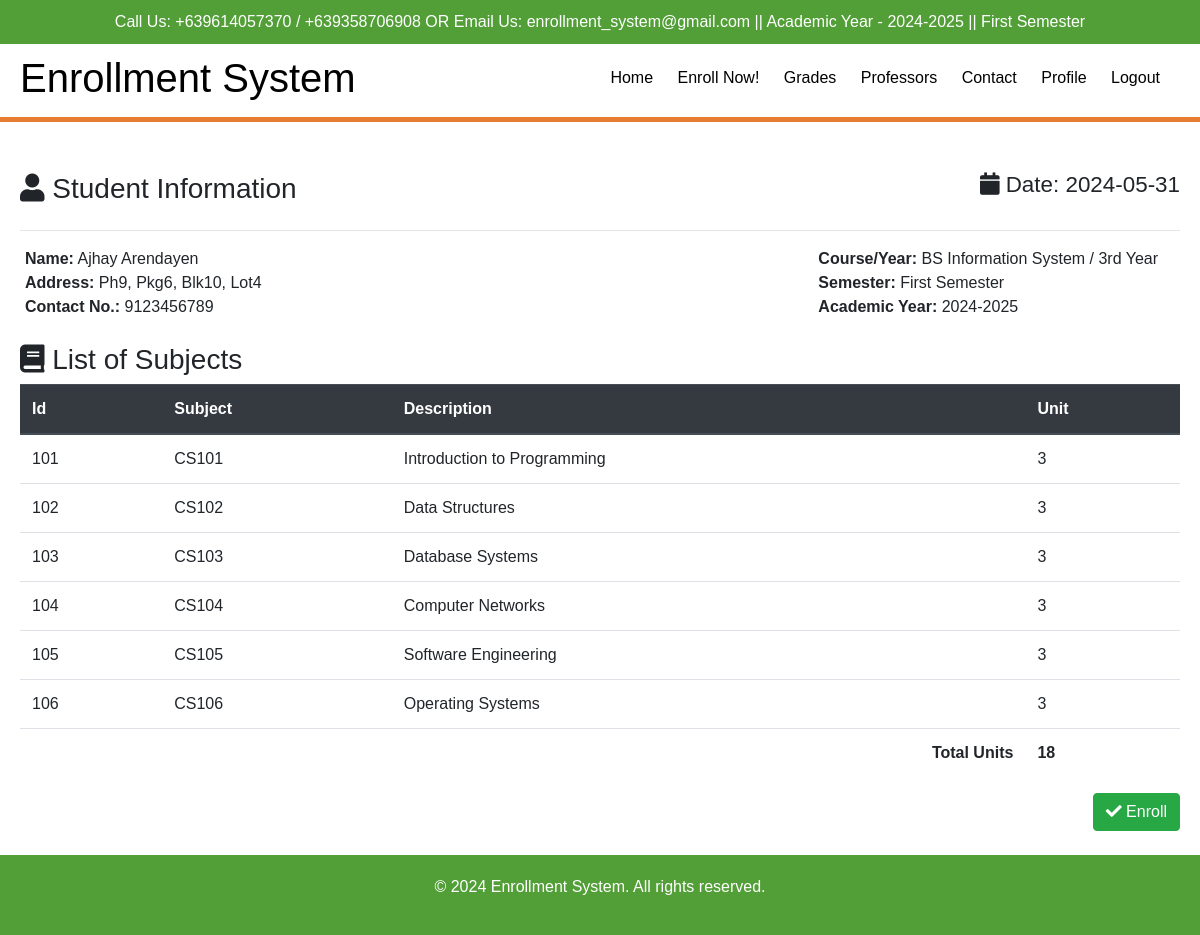
The page /student/enrollnow.php (signed in) on the database as committed earlier.
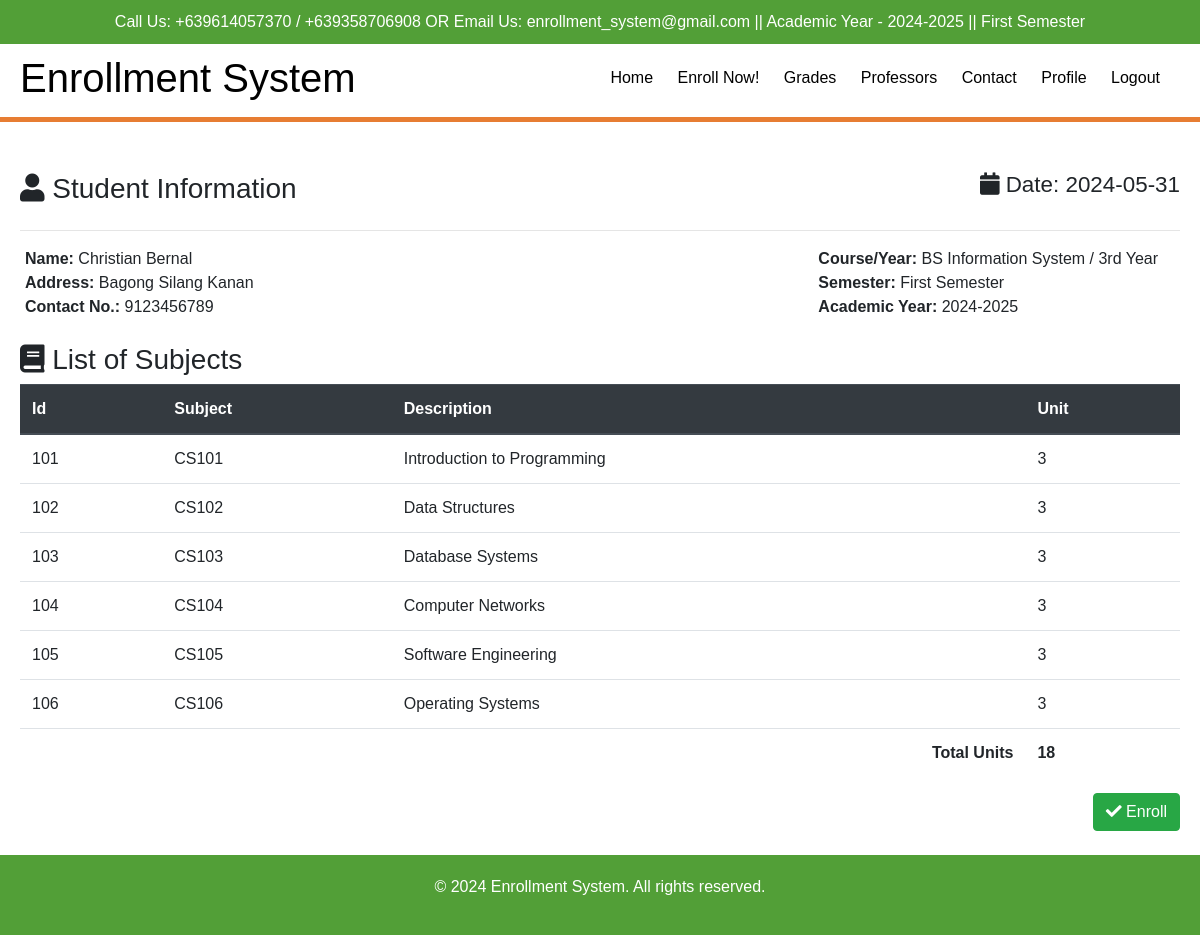
The same page on the database as committed later.
### tables this page shows
CREATE TABLE `students` (
  `student_id` int(11) NOT NULL,
  `program_id` int(11) NOT NULL,
  `year_id` int(11) NOT NULL,
  `firstname` varchar(255) NOT NULL,
  `middlename` varchar(255) NOT NULL,
  `lastname` varchar(255) NOT NULL,
  `birthdate` date NOT NULL,
  `gender` varchar(255) NOT NULL,
  `address` text NOT NULL,
  `birthplace` varchar(255) NOT NULL,
  `contact` bigint(20) NOT NULL,
  `documents` text NOT NULL,
  `status` varchar(255) NOT NULL,
  `registration_date` timestamp NOT NULL DEFAULT current_timestamp() ON UPDATE current_timestamp()
);

### student/enrollnow.php (the view, shortened to what this page needs)
<?php include "include/header.php" ?>
    <br>
    <div class="content-wrapper container mt-3">
        <section class="invoice">
            <div class="row">
                <div class="col-12">
                    <h3 class="page-header">
                        <i class="fa fa-user"></i> Student Information
                        <small class="float-right small-date"><i class="fa fa-calendar"></i> Date: <?php echo date('Y-m-d'); ?></small>
                    </h3>
                </div>
            </div>
            <hr>
            <div class="row invoice-info">
                <?php
                $sql = "CALL SelectAllStudents()";
                $result = $conn->query($sql)->fetch_assoc();
                ?>
                <div class="col-sm-8 invoice-col">
                        <b>Name:</b> <?php echo $result['firstname']; ?> <?php echo $result['lastname']; ?><br>
                        <b>Address:</b> <?php echo $result['address']; ?><br>
                        <b>Contact No.:</b> <?php echo $result['contact']; ?><br>
                </div>
                <div class="col-sm-4 invoice-col">
                    <b>Course/Year:</b> BS Information System / 3rd Year<br>
                    <b>Semester:</b> First Semester<br>
                    <b>Academic Year:</b> 2024-2025
                </div>
            </div>
            <br>
            <div class="row">
                <div class="col-12">
                    <h3 class="page-header">
                        <i class="fa fa-book"></i> List of Subjects
                    </h3>
                </div>
            </div>
            <div class="row">
                <div class="col-12 table-responsive">
                    <table class="table">
                        <thead class="thead-dark">
                            <tr>
                                <th>Id</th>
                                <th>Subject</th>
                                <th>Description</th>
                                <th>Unit</th>
                            </tr>
                        </thead>
                        <tbody>
                            <tr>
                                <td>101</td>
                                <td>CS101</td>
                                <td>Introduction to Programming</td>
                                <td>3</td>
                            </tr>
                            <tr>
                                <td>102</td>
                                <td>CS102</td>
                                <td>Data Structures</td>
                                <td>3</td>
                            </tr>
                            <tr>
                                <td>103</td>
                                <td>CS103</td>
                                <td>Database Systems</td>
                                <td>3</td>
                            </tr>
                            <tr>
                                <td>104</td>
                                <td>CS104</td>
                                <td>Computer Networks</td>
                                <td>3</td>
                            </tr>
                            <tr>
                                <td>105</td>
                                <td>CS105</td>
                                <td>Software Engineering</td>
                                <td>3</td>
                            </tr>
                            <tr>
                                <td>106</td>
                                <td>CS106</td>
                                <td>Operating Systems</td>
                                <td>3</td>
                            </tr>
                            <tr>
                                <td colspan="3" align="right"><b>Total Units</b></td>
                                <td><b>18</b></td>
                            </tr>
                        </tbody>
                    </table>
                </div>
            </div>
            <div class="row no-print">
                <div class="col-12">
                    <a href="#" class="btn btn-success float-right"><i class="fa fa-check"></i> Enroll</a>
                </div>
            </div>
        </section>
    </div>
    <br>
    <footer>
        <div class="container">
            <p>&copy; 2024 Enrollment System. All rights reserved.</p>
        </div>
    </footer>
</body>
</html>

Rows that differ between the two databases and show on the page:
no longer on this page (row edited): students: firstname "Ajhay", lastname "Arendayen", address "Ph9, Pkg6, Blk10, Lot4", contact "9123456789"
added students: firstname "Christian", lastname "Bernal", address "Bagong Silang Kanan", contact "9123456789"
